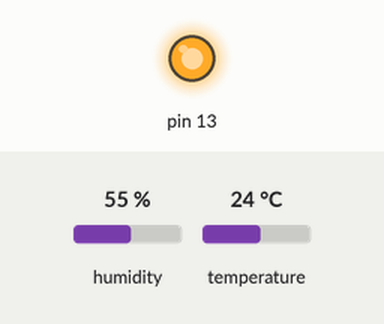
Simulated run of this sketch. Board: Arduino Uno, built with avr-gcc and run on an emulated ATmega328P. On the bench: output pins drawn as LEDs (lit = HIGH). Inputs (shaded band) come from the test bench; at power-on: humidity 55 %, temperature 24 °C. No radio packets arrive unless stated; what the sketch prints to the serial monitor is not drawn.

Above: at 0.03 s.
At 2.5 s:
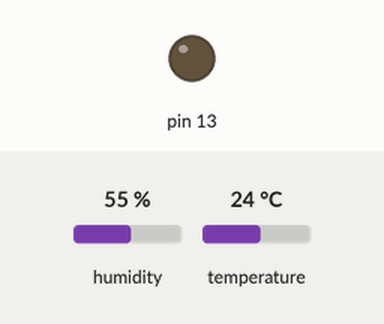
Timing chart, 0 to 6.6 s (numbered marks = the images above):
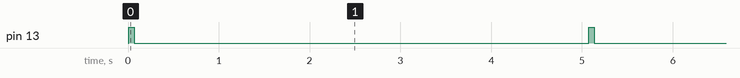

Measured:
- by itself, pin 13: alternates HIGH for 0.06 s and LOW for 5.0 s

The sketch:

neibc_433_315mhz_trans_dht22.ino
```cpp
// (licence header left out)
#include <VirtualWire.h>
#include "DHT.h"

#define DHTPIN 9     // what pin we're connected to
#define DHTTYPE DHT22

/* Digital IO pin that will be used for sending data to the transmitter */
const int TX_DIO_Pin = 4;
const int SENDINTERVAL = 5000;

DHT dht(DHTPIN, DHTTYPE);

void setup()
{
  Serial.begin(9600);

  dht.begin();
  pinMode(13, OUTPUT);
  vw_set_tx_pin(TX_DIO_Pin);
  vw_setup(2000); // transmit speed : 2000 bits per sec
}

/* Main program */
void loop()
{
  int Data;
  byte TxBuffer[4];

  float h = dht.readHumidity();
  float t = dht.readTemperature();

  if (isnan(t) || isnan(h)) {
    Serial.println("Failed to read from DHT");
  } else {
    Serial.print("Humidity: ");
    Serial.print(h);
    Serial.print(" %\t");
    Serial.print("Temperature: ");
    Serial.print(t);
    Serial.println(" *C");

    Data = (int)(t*10);
    TxBuffer[0] = Data >> 8;
    TxBuffer[1] = Data;
    Data = (int)(h*10);
    TxBuffer[2] = Data >> 8;
    TxBuffer[3] = Data;

    digitalWrite(13, HIGH);
    /* Send the data (2 bytes) */
    vw_send((byte *)TxBuffer, 4);
    /* Wait until the data has been sent */
    vw_wait_tx();

    /* Turn off the LED on pin 13 to indicate that we have
     now sent the data */
    digitalWrite(13, LOW);
  }
  delay(SENDINTERVAL);
}
```
